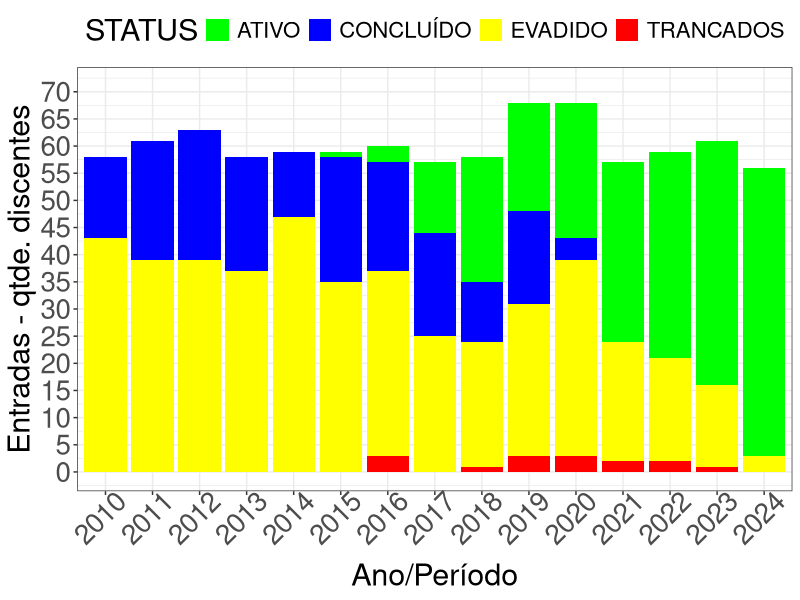

This figure's R source:
#library(lubridate)
library(dplyr)
library(xtable)
library(plyr)
library(ggplot2)
rm(list = ls())
print("Distribuição dos discentes pelas entradas ao longo dos anos de acordo com o status")
print("Entradas entre 2010 até 2024")
discentes <-read.table("discentes.csv", header = T, quote = '"', 
                       row.names = NULL, 
                       stringsAsFactors = FALSE, sep=",")

discentes$matricula <- as.character(discentes$matricula)
discentes$anoPeriodoLetivoInicial <- as.character(discentes$anoPeriodoLetivoInicial)
sapply(discentes, class)

df_colunas <- discentes %>% dplyr::group_by(situacao) %>%
  dplyr::summarise(total=n()) %>%
  as.data.frame()

df_linhas <- discentes %>% dplyr::group_by(anoEntrada) %>%
  dplyr::summarise(total=n()) %>%
  as.data.frame()

colunas <- as.list(df_colunas$situacao)
colunas <- append(colunas, "TOTAL")
linhas <-  as.list(df_linhas$anoEntrada)
linhas <- append(linhas, "TOTAL")

x <- length(colunas)
y <- length(linhas)
A <- matrix(0, nrow = y, ncol = x, dimnames = list(as.character(linhas), as.character(colunas)))

df4 <- discentes %>% dplyr::group_by(anoEntrada, situacao) %>%
  dplyr::summarise(total=n()) %>%
  as.data.frame()


 for (i in 1:length(df4$anoEntrada)){
   A[as.character(df4$anoEntrada[i]), df4$situacao[i]] <- df4$total[i]
 }

 
totalR <- rowSums(A)
totalC <- colSums(A)
A['TOTAL', ] <- totalC
A[,'TOTAL'] <- totalR

#print(xtable::xtable(A, type = "latex", file = "tabela.tex")) #não ta exportando para o arquivo
print(A)
# 

print("Construíndo gráfico")
print(A)
df_cumsum <- plyr::ddply(df4, "anoEntrada",
                   transform, label_ypos=cumsum(total))
print(df_cumsum)
g <- ggplot2::ggplot(data=df_cumsum, aes(x=as.character(anoEntrada), y=total, fill=situacao)) +
  geom_bar(stat="identity")+
  coord_cartesian(ylim = c(0, 71)) +
  scale_y_continuous(breaks = seq(0, 71, by = 5)) +
  labs(x = "Ano/Período", y = "Entradas - qtde. discentes") +
  #geom_text(aes(y=label_ypos, label=total), vjust=0, color="black", size=4)+
  scale_fill_manual(values=c('green', 'blue', 'yellow', 'red', 'cyan'),  name = "STATUS")+
  #scale_fill_brewer(palette="Blues", name = "STATUS")+

  theme_bw() +
  theme(#legend.position = "none",
        legend.position = "top",
        axis.text.x = element_text(angle = 45, vjust = 1, hjust=0.8),
        text=element_text(size=16), #change font size of all text
        axis.text=element_text(size=20), #change font size of axis text
        axis.title=element_text(size=22), #change font size of axis titles
        plot.title=element_text(size=16), #change font size of plot title
        legend.text=element_text(size=16), #change font size of legend text
        legend.title=element_text(size=22))
#Imprimi e salva no disco o gráfico
print(g)
ggsave(filename = "distribuicaoDiscentesEntradas.pdf", width = 20, height = 10)
